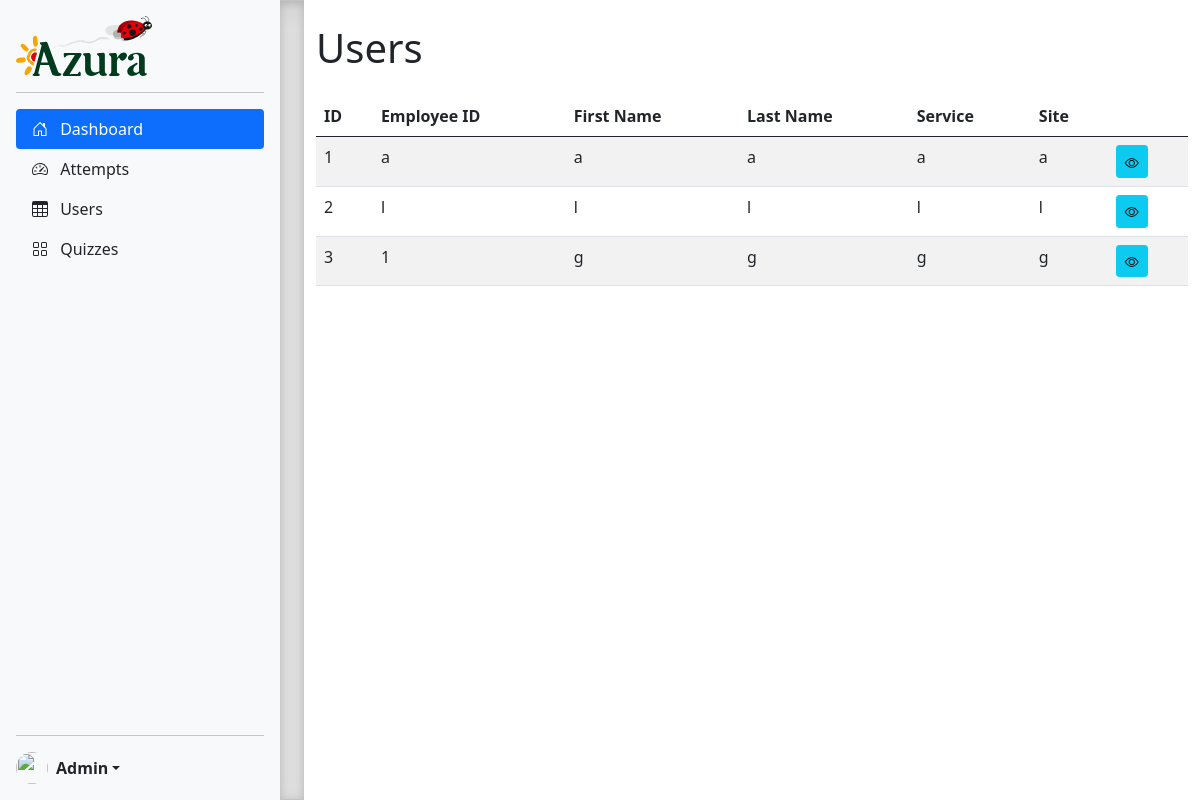
Before: /admin/users with the older database file.
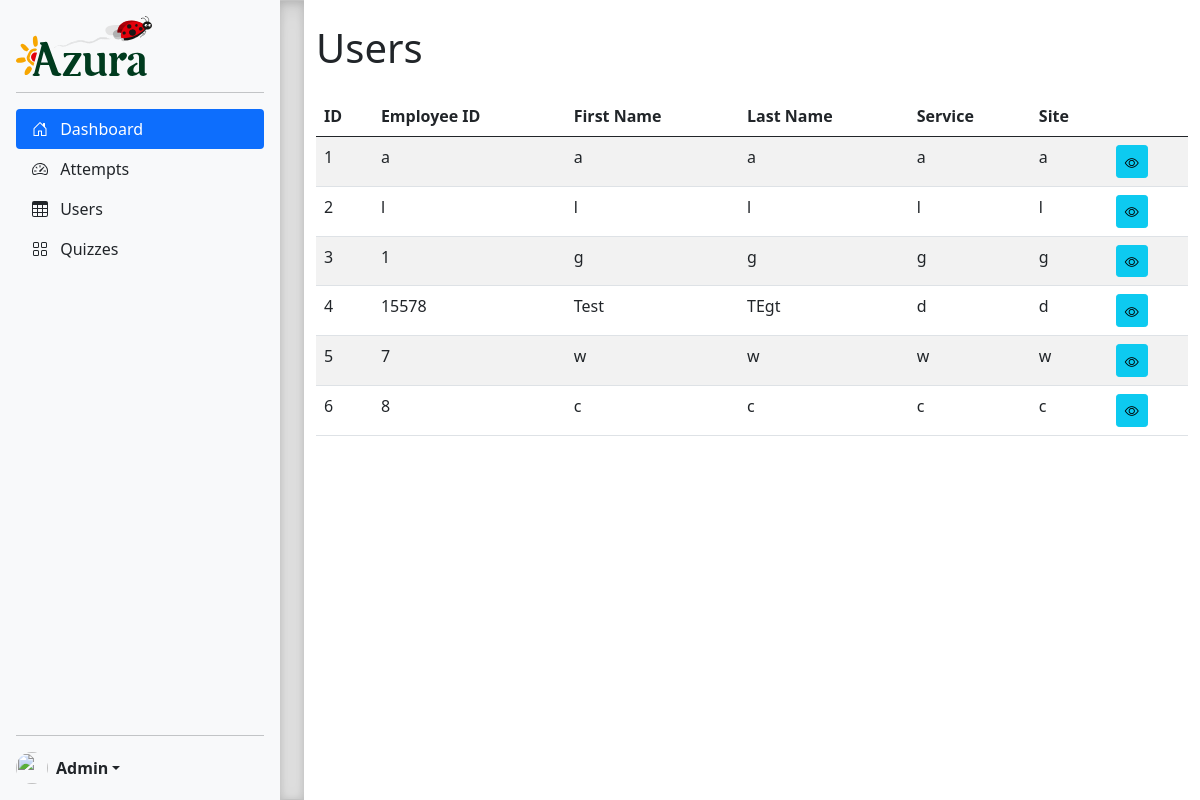
After: the same page with the newer database file.
### models.py (models this page shows, shortened)
class User(db.Model, UserMixin):
    __tablename__ = 'Users'
    id = db.Column(db.Integer, primary_key=True, autoincrement=True)
    emp_id = db.Column(db.String, nullable=False)
    cin = db.Column(db.String, nullable=False)
    first_name = db.Column(db.String, nullable=False)
    last_name = db.Column(db.String, nullable=False)
    service = db.Column(db.String, nullable=False)
    site = db.Column(db.String, nullable=False)
    password = db.Column(db.String, nullable=False)

### admin.py (the view)
@admin_bp.route('/users')
def view_users():
    users = User.query.all()
    return render_template('admin/view_users.html', users=users)

### app.py (called while the page is built)
@app.before_request
def set_default_language():
    if 'language' not in session:
        session['language'] = 'fr'

### templates/admin/view_users.html (shortened to what this page needs)
{% extends "admin/sidebar.html" %} {% block title %}Users{% endblock %} {% block
content %}
<div class="container mt-4">
  <h1 class="mb-4">Users</h1>
  <table class="table table-striped">
    <thead>
      <tr>
        <th>ID</th>
        <th>Employee ID</th>
        <th>First Name</th>
        <th>Last Name</th>
        <th>Service</th>
        <th>Site</th>
        <th></th>
      </tr>
    </thead>
    <tbody>
      {% for user in users %}
      <tr>
        <td>{{ user.id }}</td>
        <td>{{ user.emp_id }}</td>
        <td>{{ user.first_name }}</td>
        <td>{{ user.last_name }}</td>
        <td>{{ user.service }}</td>
        <td>{{ user.site }}</td>
        <td>
          <a
            href="#"
            class="btn btn-info btn-sm"
            data-bs-toggle="modal"
            data-bs-target="#userModal{{ user.id }}"
            ><i class="bi bi-eye"></i
          ></a>
        </td>
      </tr>
      {% endfor %}
    </tbody>
  </table>
</div>
{% endblock %}

Changed rows visible on the page:
added User: id "4", emp_id "15578", first_name "Test", last_name "TEgt", service "d", site "d"
added User: id "5", emp_id "7", first_name "w", last_name "w", service "w", site "w"
added User: id "6", emp_id "8", first_name "c", last_name "c", service "c", site "c"
